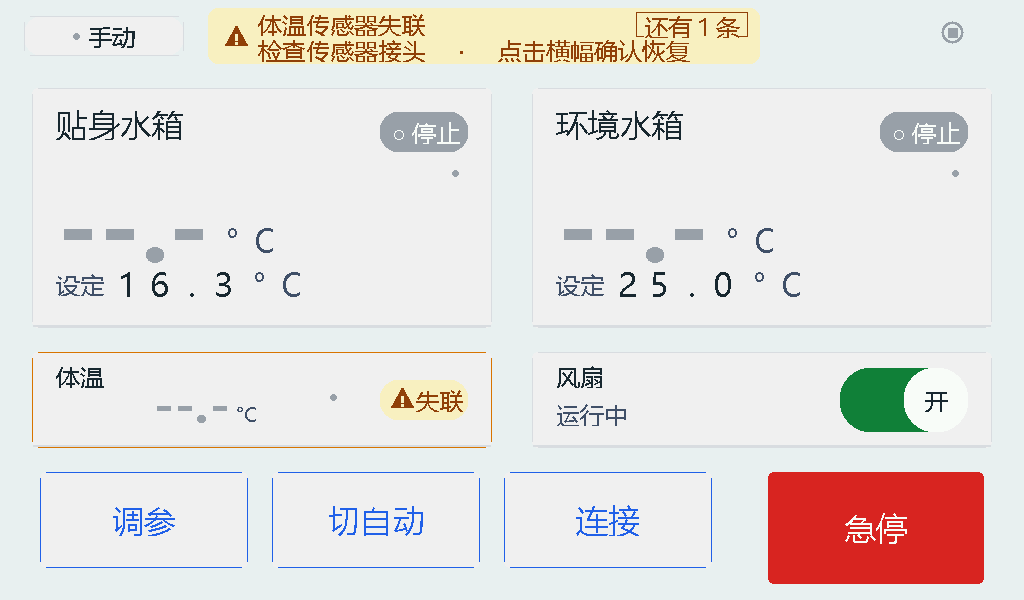
#> input picture docs/evidence/LVGL/g5/fix_verify_home.png, 1024 x 600 px, given in place of v_home.png, which was not available
$ python g5_centering_audit.py
#> lines starting #> are read from the running program, lines starting #| are printed output that depends on the picture; after the words box and inside, x2 and y2 are one past the last pixel; in counts of white or black regions, pixels touching at a corner belong together
#!/usr/bin/env python3
# -*- coding: utf-8 -*-
"""g5_centering_audit.py — G5 居中/对齐像素断言（检查不靠目视）
用法：python tools/g5_centering_audit.py
"""
import json, numpy as np
from PIL import Image

BASE = r"D:\Espressif\ws\tcs\docs\evidence\LVGL\g5"
TH_C, TH_CW = 1, 2
TH_A, TH_AW = 2, 4
INK_DEV = 20

E = []
def add(key, frame, sr, mode, ex, note):
    E.append(dict(key=key, frame=frame, sr=tuple(sr), mode=mode,
                  ex=tuple(ex) if ex else None, note=note))

F0, F1, F2, F3, F4 = "v_home.png", "v_tune.png", "v_chart.png", "v_conn.png", "w_dlg_estop2.png"

add("p0_mode_dot",    F0, (68, 26, 18, 20),   "bbox_center", (76, 36),  "模式点圆心")
add("p0_mode_text",   F0, (86, 20, 90, 34),   "anchor_lt",   (88, 25),  "模式文字左上")
add("p0_estop_icon",  F0, (934, 14, 34, 38),  "bbox_center", (952, 32), "急停图标中心")
add("p0_c1_title",    F0, (48, 100, 200, 46), "anchor_lt",   (56, 109), "TC1 标题")
add("p0_c1_tec",      F0, (384, 114, 100, 34),"bbox_center", (432, 132),"TEC1 胶囊文字中心")
add("p0_c1_set_val",  F0, (112, 266, 152, 30),"anchor_lt",   (114, 269),"设定值 32px 左上")
add("p0_c2_tec",      F0, (984, 114, 100, 34),"bbox_center", (1032, 132),"TEC2 胶囊文字中心")
add("p0_body_title",  F0, (48, 356, 110, 42), "anchor_lt",   (56, 365), "体温标题")
add("p0_lost_badge",  F0, (412, 384, 86, 34), "bbox_center", (436, 406),"失联徽整体中心")
add("p0_fan_title",   F0, (548, 356, 110, 42),"anchor_lt",   (556, 365), "风扇标题")
add("p0_fan_state",   F0, (548, 396, 130, 40),"anchor_lt",   (556, 403), "风扇状态文字")
add("p0_fan_word",    F0, (908, 382, 60, 40), "bbox_center", (938, 408),"风扇球文字（ON 态）")
add("p0_dock_tune",   F0, (60, 480, 170, 84), "bbox_center", (144, 520),"调参钮文字中心")
add("p0_dock_mode",   F0, (292, 480, 170, 84),"bbox_center", (376, 520),"切自动钮文字中心")
add("p0_dock_conn",   F0, (524, 480, 170, 84),"bbox_center", (608, 520),"连接钮文字中心")
add("p0_dock_estop",  F0, (790, 480, 180, 80),"bbox_center", (876, 518),"急停钮文字中心（窗避开叠层）")
add("p1_back_text",   F1, (30, 12, 110, 34),  "bbox_center", (84, 28),  "返回钮文字中心")
add("p1_ctx_text",    F1, (170, 16, 500, 36), "anchor_lt",   (176, 23), "ctx 行左上")
add("p1_r1_name",     F1, (48, 60, 240, 36),  "anchor_lt",   (56, 68),  "行1 名称")
add("p1_r1_val",      F1, (52, 106, 180, 34), "anchor_lt",   (56, 112), "行1 值")
add("p1_r1_minus",    F1, (830, 116, 50, 46), "bbox_center", (856, 140),"行1 − 键文字")
add("p1_r1_plus",     F1, (910, 116, 50, 46), "bbox_center", (936, 140),"行1 + 键文字")
add("p1_r2_name",     F1, (48, 164, 240, 36), "anchor_lt",   (56, 172), "行2 名称")
add("p1_r3_name",     F1, (48, 268, 240, 36), "anchor_lt",   (56, 276), "行3 名称")
add("p1_r4_name",     F1, (48, 372, 240, 36), "anchor_lt",   (56, 380), "行4 名称")
add("p1_step_text",   F1, (176, 496, 162, 36),"bbox_center", (250, 520),"步进钮文字中心")
add("p1_zone_minus",  F1, (44, 480, 76, 84),  "bbox_center", (80, 520), "大−键文字")
add("p1_zone_plus",   F1, (910, 484, 70, 72), "bbox_center", (944, 518),"大+键文字")
add("p2_title",       F2, (170, 8, 340, 48),  "anchor_lt",   (176, 17), "曲线页标题")
add("p2_legend1",     F2, (705, 14, 130, 40), "anchor_lt",   (712, 23), "图例1 文字")
add("p2_axis_hi",     F2, (32, 78, 70, 30),   "bbox_center", None,      "Y 轴上限（只报告）")
add("p2_axis_lo",     F2, (28, 462, 80, 34),  "bbox_center", None,      "Y 轴下限（只报告）")
add("p2_axis_now",    F2, (890, 488, 110, 40),"bbox_center", None,      "X 轴现在（只报告）")
add("p3_title",       F3, (24, 8, 160, 48),   "anchor_lt",   (32, 17),  "连接标题")
add("p3_cred1",       F3, (284, 346, 120, 40),"anchor_lt",   (292, 353),"热点名称标签")
add("p3_cred2",       F3, (284, 386, 120, 40),"anchor_lt",   (292, 393),"热点密码标签")
add("p3_back_text",   F3, (60, 480, 170, 84), "bbox_center", (144, 520),"返回钮文字中心")
add("p3_fw",          F3, (880, 512, 130, 36),"bbox_center", None,      "fw 版本（只报告）")
add("dlg_title",      F4, (290, 162, 300, 46),"anchor_lt",   (296, 169),"弹窗标题（左上 40,32 rel）")
add("dlg_body",       F4, (290, 226, 400, 44),"anchor_lt",   (296, 233),"弹窗正文（定宽首字偏移=固有）")
add("dlg_ok_text",    F4, (310, 356, 170, 64),"bbox_center", (392, 388),"确认键文字中心")
add("dlg_cancel_text",F4, (560, 356, 150, 64),"bbox_center", (632, 388),"取消键文字中心")

BY_FRAME = {}
for e in E:
    BY_FRAME.setdefault(e["frame"], []).append(e)


def ink_bbox(im, sr):
    x, y, w, h = sr
    reg = im[y:y+h, x:x+w]
    med = np.median(reg)
    ys, xs = np.where(np.abs(reg - med) > INK_DEV)
    if len(ys) == 0:
        return None
    return (x + int(xs.min()), y + int(ys.min()), x + int(xs.max()), y + int(ys.max()))


def main():
    imcache = {}
    def get(f):
#> called with f = 'v_home.png'
        if f not in imcache:
            imcache[f] = np.asarray(Image.open(str(BASE) + "\\" + f).convert("L"), dtype=np.int16)
        return imcache[f]
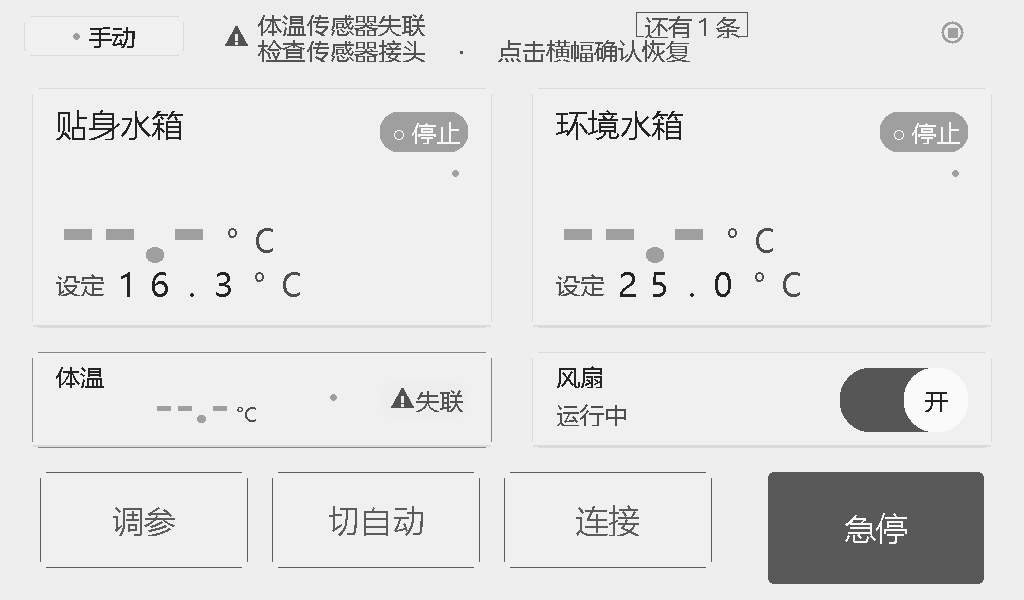
#> returned value: shape (600, 1024) int16; min 36, max 250, mean 226.4

    rows = []
    for f, items in BY_FRAME.items():
        im = get(f)
        for e in items:
            bb = ink_bbox(im, e["sr"])
            if bb is None:
                rows.append(dict(key=e["key"], frame=f, verdict="NO-INK",
                                 dx=0, dy=0, bbox=None, note=e["note"] + "（无墨迹）"))
                continue
            x0, y0, x1, y1 = bb
            bcx, bcy = (x0+x1)/2, (y0+y1)/2
            if e["mode"] == "bbox_center" and e["ex"]:
                ecx, ecy = e["ex"]
                dx, dy = int(bcx-ecx), int(bcy-ecy)
                dev = max(abs(dx), abs(dy))
                v = "PASS" if dev <= TH_C else ("WARN" if dev <= TH_CW else "FAIL")
            elif e["ex"]:
                ex, ey = e["ex"]
                dx, dy = x0-ex, y0-ey
                dev = max(abs(dx), abs(dy))
                v = "PASS" if dev <= TH_A else ("WARN" if dev <= TH_AW else "FAIL")
            else:
                dx, dy, dev, v = 0, 0, 0, "REPORT"
            rows.append(dict(key=e["key"], frame=f, verdict=v, dx=dx, dy=dy,
                             bbox=list(bb), note=e["note"]))
#> this loop made 16 passes
#> pass 2, in ink_bbox (call 2), `reg = im[y:y+h, x:x+w]`:
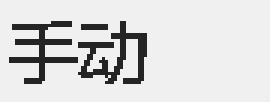
#> reg: shape (34, 90) int16 (shown 3 times larger); min 36, max 240, mean 216.1
#> pass 3, in ink_bbox (call 3), `reg = im[y:y+h, x:x+w]`:
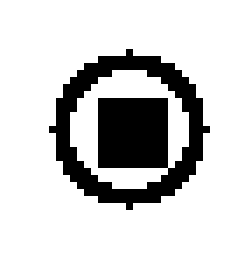
#> reg: shape (38, 34) int16 (shown 7 times larger); values 159 (black) and 238 (white), 80.2% white; 1 black region, box (x1, y1, x2, y2) and area: (7, 7, 30, 30) 256
#> after the loop, rows = 16 items
#> pass 2 of the loop in main, `for f, items in BY_FRAME.items():`:
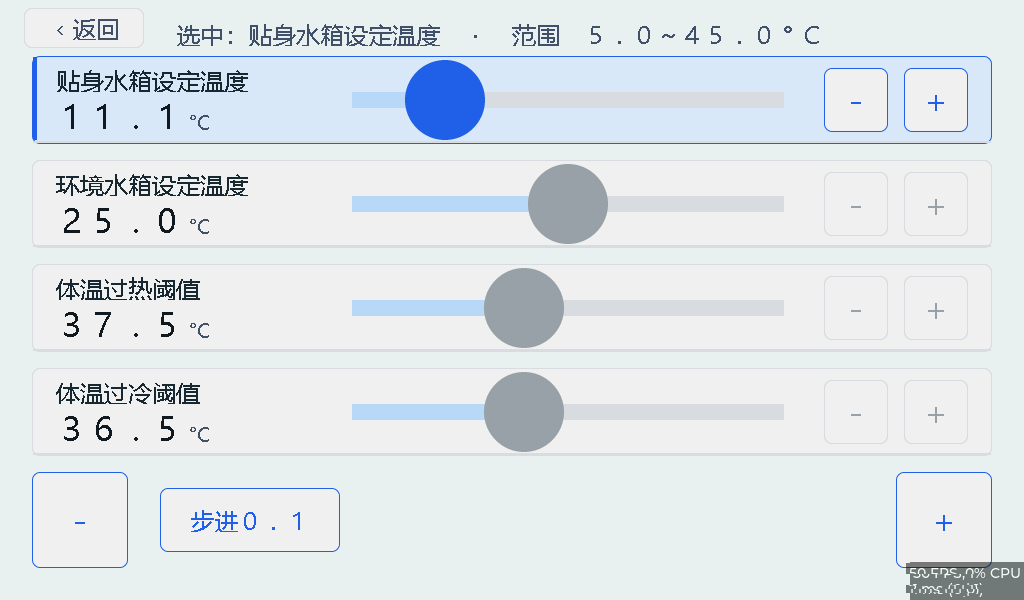
#> input picture docs/evidence/LVGL/g5/v_tune.png, 1024 x 600 px, found by its file name
#> the loop in main, `for e in items:` made 12 passes
#> (med in ink_bbox, x0, y0, x1, y1, bcx, bcy, dx) on passes 1 to 8: (240, 57, 19, 117, 39, 87, 29, 3), (238, 177, 24, 669, 45, 423, 34.5, 1), (229, 57, 70, 247, 91, 152, 80.5, 1), (229, 65, 106, 208, 129, 136.5, 117.5, 9), (238, 830, 130, 879, 143, 854.5, 136.5, -1), (238, 910, 130, 959, 143, 934.5, 136.5, -1), (240, 56, 174, 247, 195, 151.5, 184.5, 0), (240, 56, 277, 199, 299, 127.5, 288, 0)
#> pass 2, in ink_bbox (call 18), `reg = im[y:y+h, x:x+w]`:
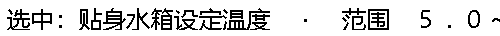
#> reg: shape (36, 500) int16; values 78 (black) and 238 (white), 85% white; black in thin lines or dots, all inside (x1, y1, x2, y2) = (7, 8, 500, 30)
#> pass 3, in ink_bbox (call 19), `reg = im[y:y+h, x:x+w]`:
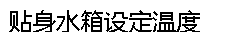
#> reg: shape (36, 240) int16; values 36 (black) and 229 (white), 80.6% white; black in thin lines or dots, all inside (x1, y1, x2, y2) = (9, 10, 200, 32)
#> after the loop in main, `for e in items:`: rows = 28 items

    n = {}
    for r in rows:
        n[r["verdict"]] = n.get(r["verdict"], 0) + 1
#> pass 2 of the loop in main, `for r in rows:`:
    print(f"== 居中/对齐断言（{len(rows)} 元素）==")
    for k in ("PASS", "WARN", "FAIL", "REPORT", "NO-INK"):
        if k in n:
            print(f"  {k}: {n[k]}")
    for r in rows:
        if r["verdict"] not in ("PASS", "REPORT"):
            print(f"  [{r['verdict']}] {r['key']}: d=({r['dx']:+},{r['dy']:+}) {r['note']}")

    out = str(BASE) + "\\centering_report.json"
    with open(out, "w", encoding="utf-8") as f:
        json.dump({"summary": n, "rows": rows}, f, ensure_ascii=False, indent=1)
    print("report:", out)


if __name__ == "__main__":
    main()
